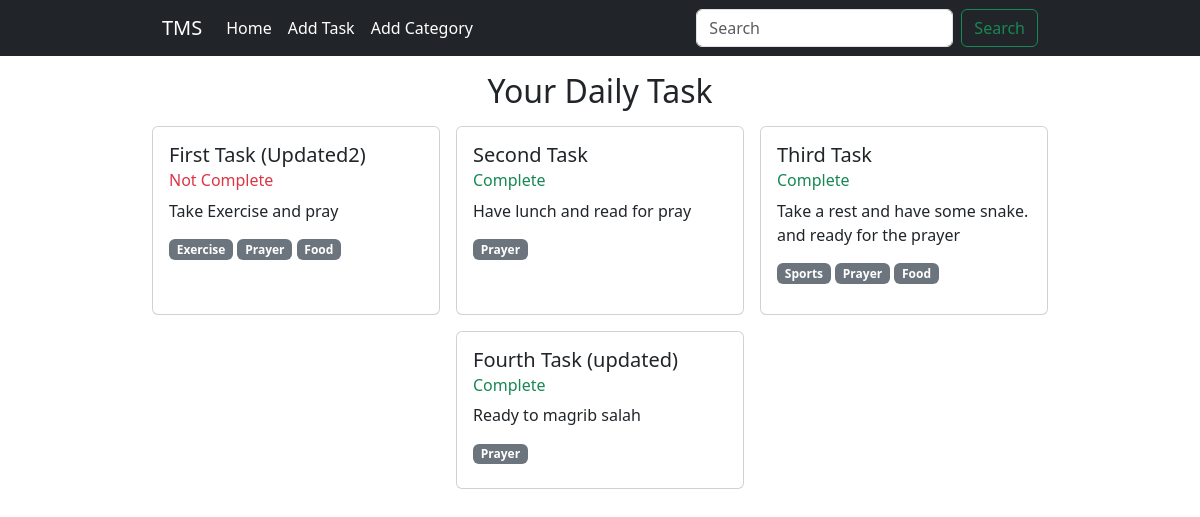
Before: / with the older database file.
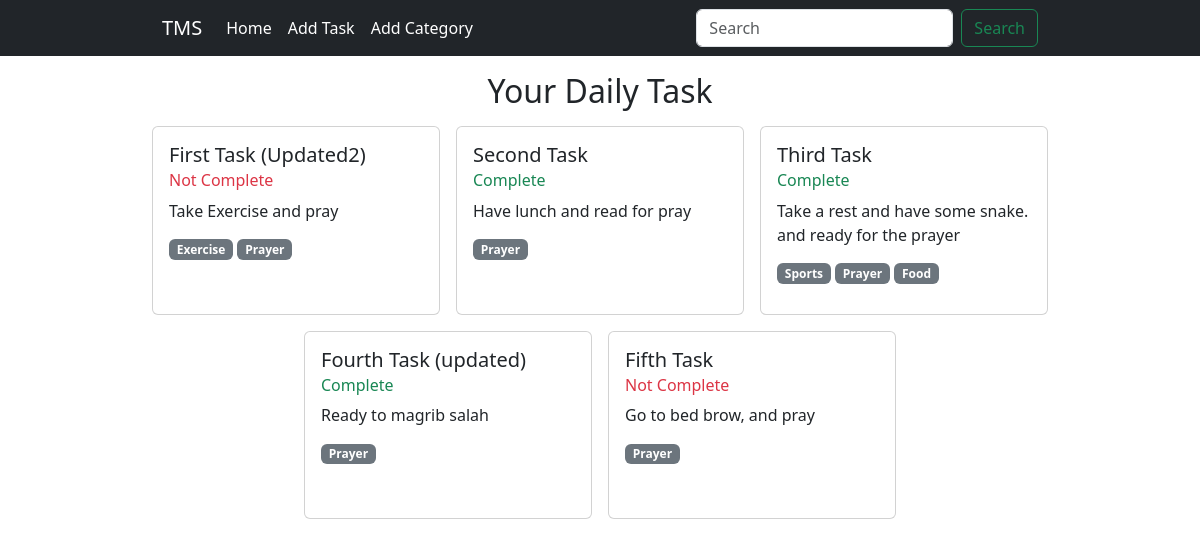
After: the same page with the newer database file.
### task/models.py (models this page shows)
class Task (models.Model):
    taskTitle = models.CharField(max_length = 200)
    taskDescription = models.TextField()
    is_completed = models.BooleanField(default=False)
    task_date = models.DateField()
    task_category = models.ManyToManyField(Category)

### category/models.py (models this page shows, shortened)
class Category(models.Model):
    category = models.CharField(max_length = 100)

### task_management_system/views.py (the view)
# urls.py: 2. Add a URL to urlpatterns:  path('', views.home, name='home')
def home(request):
    data = Task.objects.all()
    return render (request, 'home.html', {'data':data})

### templates/home.html (shortened to what this page needs)
{% extends 'base.html' %} {% block content %}
<h2 class="text-center mt-3 mb-3">Your Daily Task</h2>
<div class="d-flex flex-wrap justify-content-center w-75 m-auto gap-3">
    {% for task in data %}
    <div class="card" style="width: 18rem;">
        <div class="card-body">
            <h5 class="card-title">{{task.taskTitle}}</h5>
            {% if task.is_completed %}
            <h6 class="card-subtitle mb-2 text-success">Complete</h6>
            {% else %}
            <h6 class="card-subtitle mb-2 text-danger">Not Complete</h6>
            {% endif %}
            <p class="card-text">{{task.taskDescription}}</p>
            <h6>
                {% for category in task.task_category.all %}
                <span class="badge bg-secondary">{{category.category}}</span> {% endfor %}
            </h6>
        </div>
    </div>
    {% endfor %}
</div>
{% endblock %}

### templates/base.html (shortened to what this page needs)
<!doctype html>
<html lang="en">
<head>
    <link href="https://cdn.jsdelivr.net/npm/bootstrap@5.3.2/dist/css/bootstrap.min.css" rel="stylesheet">
</head>
<body>
    <nav class="navbar navbar-expand-lg bg-dark navbar-dark">
        <div class="container-fluid w-75 m-auto">
            <a class="navbar-brand" href="{% url 'home_page' %}">TMS</a>
            <div class="collapse navbar-collapse" id="navbarSupportedContent">
                <ul class="navbar-nav me-auto mb-2 mb-lg-0">
                    <li class="nav-item">
                        <a class="nav-link active" aria-current="page" href="{% url 'home_page' %}">Home</a>
                    </li>
                    <li class="nav-item">
                        <a class="nav-link active" aria-current="page" href="{% url 'add_task' %}">Add Task</a>
                    </li>
                    <li class="nav-item">
                        <a class="nav-link active" aria-current="page" href="{% url 'add_category' %}">Add Category</a>
                    </li>
                </ul>
                <form class="d-flex" role="search">
                    <input class="form-control me-2" type="search" placeholder="Search" aria-label="Search">
                    <button class="btn btn-outline-success" type="submit">Search</button>
                </form>
            </div>
        </div>
    </nav>
    {% block content %} {% endblock %}
</body>
</html>

Changed rows visible on the page:
changed Task "First Task (Updated2)": loses Category (category "Food")
added Task: taskTitle "Fifth Task", is_completed "Not Complete", taskDescription "Go to bed brow, and pray", Category (category "Prayer")
